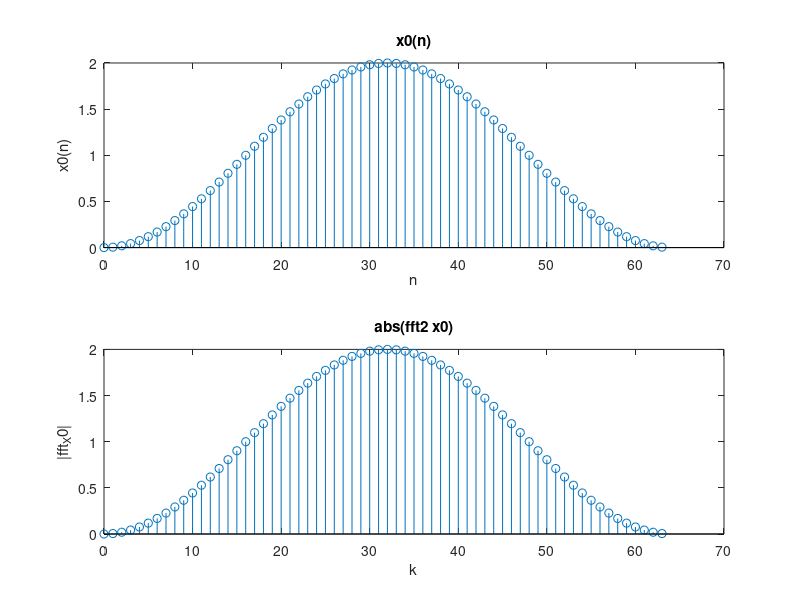

This figure's MATLAB source:
clc; close all; clear all;

N = 64;
N0 = 2*N;
n_values = 0:(N0)-1;
x =  1 - cos(2*pi*n_values/64);
x0 = zeros(1,N0);
x0(1:N) = x(1:N);

subplot(2,1,1);
stem(n_values(1:N0/2), x0(1:N0/2));
title("x0(n)");
ylabel("x0(n)");
xlabel("n");
% Parte 1. Calcular a fft da sequencia x0.

X0 = fft(x0)/sqrt(N0);
%subplot(2,2,[1,2]);
%stem([0:N0/2-1],abs(X0(1:N0/2)));
%title("fft(x)")
%hold on;
% Parte 2. Trocando a parte real e imaginaria da fft(x(n)).

X0_trocado = conj(X0)*1i;

% Parte 3 fft da fft

fft_X0_trocado = fft(X0_trocado)/sqrt(N0);

%subplot(2,2,3);
%stem([0:N0/2-1],abs(fft_X0_trocado(1:N0/2)));
%title("fft(X0)")


% Parte 4. Trocar parte real e imaginaria da fft dupla

fft_X0 = conj(fft_X0_trocado)*1i;

subplot(2,1,2);
stem([0:N0/2-1],abs(fft_X0(1:N0/2)));
title("abs(fft2 x0)")
ylabel("|fft_X0|");
xlabel("k");
